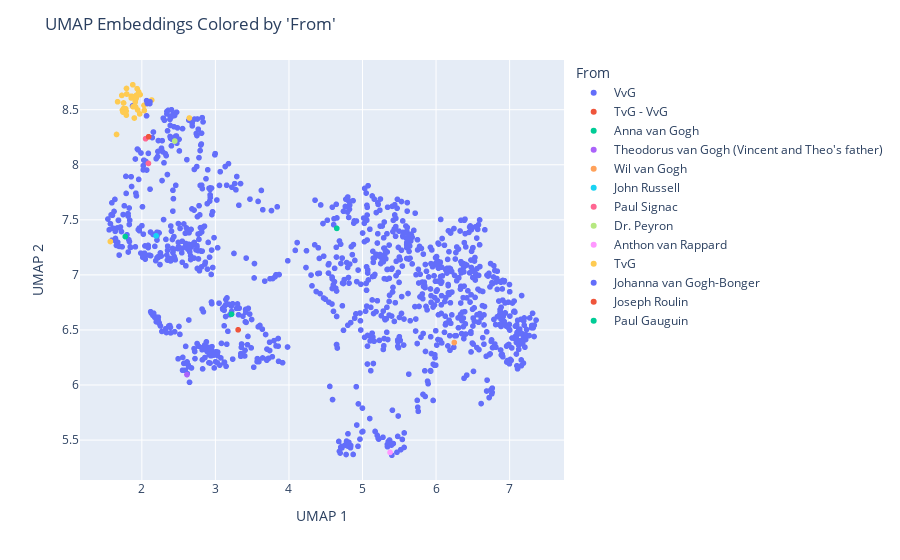

Write notebook code for a chart like this one.
### Code cell
# Make it interactive and add the letter author as a color
import plotly.express as px

# Create a Plotly scatter plot using the categorical 'From' column for color
fig = px.scatter(vgogh_letter_chunks_df, 
                 x=umap_embeddings[:, 0], 
                 y=umap_embeddings[:, 1], 
                 color='From',  # Use the categorical column directly
                 hover_data=['From'])  # Include 'From' in hover data

# Customize layout
fig.update_layout(
    title="UMAP Embeddings Colored by 'From'",
    xaxis_title="UMAP 1",
    yaxis_title="UMAP 2",
    legend_title="From"
)

# Show the plot
fig.show()

### Figure 1 — Plotly figure (JSON) as saved in the notebook; plotly's stock layout.template omitted (floating-point values rounded to 4 significant figures; data arrays with more than 128 entries replaced by an {"elided": "..."} marker saying what was removed)
{"data": [{"customdata": {"elided": "1101x1 str values"}, "hovertemplate": "From=%{customdata[0]}<br>x=%{x}<br>y=%{y}<extra></extra>", "legendgroup": "VvG", "marker": {"color": "#636efa", "symbol": "circle"}, "mode": "markers", "name": "VvG", "showlegend": true, "type": "scattergl", "x": {"elided": "1101 float values"}, "xaxis": "x", "y": {"elided": "1101 float values"}, "yaxis": "y"}, {"customdata": [["TvG - VvG"]], "hovertemplate": "From=%{customdata[0]}<br>x=%{x}<br>y=%{y}<extra></extra>", "legendgroup": "TvG - VvG", "marker": {"color": "#EF553B", "symbol": "circle"}, "mode": "markers", "name": "TvG - VvG", "showlegend": true, "type": "scattergl", "x": [3.309], "xaxis": "x", "y": [6.501], "yaxis": "y"}, {"customdata": [["Anna van Gogh"]], "hovertemplate": "From=%{customdata[0]}<br>x=%{x}<br>y=%{y}<extra></extra>", "legendgroup": "Anna van Gogh", "marker": {"color": "#00cc96", "symbol": "circle"}, "mode": "markers", "name": "Anna van Gogh", "showlegend": true, "type": "scattergl", "x": [3.219], "xaxis": "x", "y": [6.643], "yaxis": "y"}, {"customdata": [["Theodorus van Gogh (Vincent and Theo's father)"]], "hovertemplate": "From=%{customdata[0]}<br>x=%{x}<br>y=%{y}<extra></extra>", "legendgroup": "Theodorus van Gogh (Vincent and Theo's father)", "marker": {"color": "#ab63fa", "symbol": "circle"}, "mode": "markers", "name": "Theodorus van Gogh (Vincent and Theo's father)", "showlegend": true, "type": "scattergl", "x": [2.613], "xaxis": "x", "y": [6.094], "yaxis": "y"}, {"customdata": [["Wil van Gogh"]], "hovertemplate": "From=%{customdata[0]}<br>x=%{x}<br>y=%{y}<extra></extra>", "legendgroup": "Wil van Gogh", "marker": {"color": "#FFA15A", "symbol": "circle"}, "mode": "markers", "name": "Wil van Gogh", "showlegend": true, "type": "scattergl", "x": [6.248], "xaxis": "x", "y": [6.386], "yaxis": "y"}, {"customdata": [["John Russell"]], "hovertemplate": "From=%{customdata[0]}<br>x=%{x}<br>y=%{y}<extra></extra>", "legendgroup": "John Russell", "marker": {"color": "#19d3f3", "symbol": "circle"}, "mode": "markers", "name": "John Russell", "showlegend": true, "type": "scattergl", "x": [2.194], "xaxis": "x", "y": [7.354], "yaxis": "y"}, {"customdata": [["Paul Signac"], ["Paul Signac"]], "hovertemplate": "From=%{customdata[0]}<br>x=%{x}<br>y=%{y}<extra></extra>", "legendgroup": "Paul Signac", "marker": {"color": "#FF6692", "symbol": "circle"}, "mode": "markers", "name": "Paul Signac", "showlegend": true, "type": "scattergl", "x": [2.051, 2.09], "xaxis": "x", "y": [8.237, 8.012], "yaxis": "y"}, {"customdata": [["Dr. Peyron"]], "hovertemplate": "From=%{customdata[0]}<br>x=%{x}<br>y=%{y}<extra></extra>", "legendgroup": "Dr. Peyron", "marker": {"color": "#B6E880", "symbol": "circle"}, "mode": "markers", "name": "Dr. Peyron", "showlegend": true, "type": "scattergl", "x": [2.448], "xaxis": "x", "y": [8.215], "yaxis": "y"}, {"customdata": [["Anthon van Rappard"]], "hovertemplate": "From=%{customdata[0]}<br>x=%{x}<br>y=%{y}<extra></extra>", "legendgroup": "Anthon van Rappard", "marker": {"color": "#FF97FF", "symbol": "circle"}, "mode": "markers", "name": "Anthon van Rappard", "showlegend": true, "type": "scattergl", "x": [5.375], "xaxis": "x", "y": [5.388], "yaxis": "y"}, {"customdata": [["TvG"], ["TvG"], ["TvG"], ["TvG"], ["TvG"], ["TvG"], ["TvG"], ["TvG"], ["TvG"], ["TvG"], ["TvG"], ["TvG"], ["TvG"], ["TvG"], ["TvG"], ["TvG"], ["TvG"], ["TvG"], ["TvG"], ["TvG"], ["TvG"], ["TvG"], ["TvG"], ["TvG"], ["TvG"], ["TvG"], ["TvG"], ["TvG"], ["TvG"], ["TvG"], ["TvG"], ["TvG"], ["TvG"], ["TvG"], ["TvG"], ["TvG"], ["TvG"], ["TvG"], ["TvG"], ["TvG"]], "hovertemplate": "From=%{customdata[0]}<br>x=%{x}<br>y=%{y}<extra></extra>", "legendgroup": "TvG", "marker": {"color": "#FECB52", "symbol": "circle"}, "mode": "markers", "name": "TvG", "showlegend": true, "type": "scattergl", "x": [1.743, 1.971, 1.754, 1.656, 1.572, 1.943, 2.033, 2.029, 1.942, 1.787, 1.789, 1.915, 1.855, 1.977, 1.75, 1.921, 1.753, 1.727, 1.737, 1.671, 1.751, 1.881, 1.892, 1.898, 1.957, 1.91, 1.794, 1.925, 1.958, 1.754, 1.791, 1.867, 1.856, 1.78, 1.76, 2.134, 1.91, 1.877, 1.936, 2.646], "xaxis": "x", "y": [8.479, 8.462, 8.5, 8.275, 7.303, 8.631, 8.493, 8.539, 8.498, 8.488, 8.451, 8.526, 8.607, 8.637, 8.51, 8.601, 8.502, 8.63, 8.497, 8.572, 8.561, 8.527, 8.614, 8.425, 8.654, 8.57, 8.642, 8.631, 8.661, 8.504, 8.693, 8.62, 8.622, 8.508, 8.489, 8.588, 8.578, 8.727, 8.691, 8.425], "yaxis": "y"}, {"customdata": [["Johanna van Gogh-Bonger"], ["Johanna van Gogh-Bonger"], ["Johanna van Gogh-Bonger"], ["Johanna van Gogh-Bonger"], ["Johanna van Gogh-Bonger"]], "hovertemplate": "From=%{customdata[0]}<br>x=%{x}<br>y=%{y}<extra></extra>", "legendgroup": "Johanna van Gogh-Bonger", "marker": {"color": "#636efa", "symbol": "circle"}, "mode": "markers", "name": "Johanna van Gogh-Bonger", "showlegend": true, "type": "scattergl", "x": [2.109, 2.11, 2.065, 2.071, 2.076], "xaxis": "x", "y": [8.556, 8.572, 8.582, 8.573, 8.556], "yaxis": "y"}, {"customdata": [["Joseph Roulin"]], "hovertemplate": "From=%{customdata[0]}<br>x=%{x}<br>y=%{y}<extra></extra>", "legendgroup": "Joseph Roulin", "marker": {"color": "#EF553B", "symbol": "circle"}, "mode": "markers", "name": "Joseph Roulin", "showlegend": true, "type": "scattergl", "x": [2.092], "xaxis": "x", "y": [8.254], "yaxis": "y"}, {"customdata": [["Paul Gauguin"], ["Paul Gauguin"]], "hovertemplate": "From=%{customdata[0]}<br>x=%{x}<br>y=%{y}<extra></extra>", "legendgroup": "Paul Gauguin", "marker": {"color": "#00cc96", "symbol": "circle"}, "mode": "markers", "name": "Paul Gauguin", "showlegend": true, "type": "scattergl", "x": [1.775, 4.65], "xaxis": "x", "y": [7.348, 7.422], "yaxis": "y"}], "layout": {"legend": {"title": {"text": "From"}, "tracegroupgap": 0}, "margin": {"t": 60}, "title": {"text": "UMAP Embeddings Colored by 'From'"}, "xaxis": {"anchor": "y", "domain": [0, 1], "title": {"text": "UMAP 1"}}, "yaxis": {"anchor": "x", "domain": [0, 1], "title": {"text": "UMAP 2"}}}}
